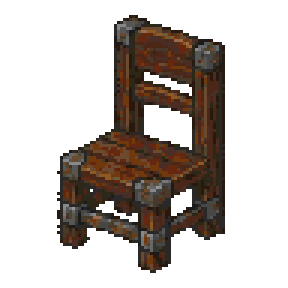
#> input picture tools/retrodiffusion/oryx_style_test/chair_96px_0.png, 96 x 96 px (shown 3 times larger)
$ python verify_props.py ../retrodiffusion/oryx_style_test/chair_96px_0.png
#> lines starting #> are read from the running program, lines starting #| are printed output that depends on the picture
#!/usr/bin/env python3
"""EVERY DECLARED PROP MUST DRAW, AND EVERY ONE MUST BE LIT.

The tier-two acceptance criterion routed here from the wall lane has two halves, and only one of
them is about the art:

    "the props session PASSES only if orc work is visible AS STANDING OBJECTS IN THE LIT RADIUS
     of the walked scene."

⚠ THIS EXISTS BECAUSE I MADE THE SAME MISTAKE TWICE IN ONE RUN. The first props scene put a second
marker at 5.4 tiles to test §8.3.1's repetition; it measured 17.97 against §13.8's floor of 36.7
and could not answer the question it was placed for. The next scene put the whole barricade family
at 4.0–4.5 tiles; they measured 22–32 and could not either. Both times the placement looked
obviously fine and both times it was dark.

A prop in the dark answers nothing, and remembering that is not a mechanism. So this refuses the
scene, and it refuses BEFORE a panel is seated rather than after five seats have ranked a frame
whose subject is invisible.

BOTH HALVES ARE BUILT NOW. `--drew` is the second one, and it took three tries to get an
honest control.

⚠ THE OBVIOUS CONTROL IS WRONG, AND IT ALREADY FOOLED THIS PROJECT ONCE. Capturing the scene
with the props REMOVED and diffing does not isolate the sprite: a blocking prop marks its cells,
and a marked cell changes what the floor composer lays under it (#128's pedestal suppression).
An earlier probe measured "pixels changed at the prop's cell", called it the sprite drawing, and
was measuring `MarkPropCell` repainting the floor.

THE CONTROL THAT IS HONEST keeps every prop declared, in place, blocking — so every cell is
marked and the floor underneath is composed identically — and swaps only the TILE IDS for a
reserved fully transparent tile. The scene is the same scene; the cells are the same cells; the
one thing that differs is whether a sprite is painted. Whatever changes between the two frames
is the sprite, and nothing else can be.

WHAT IT DOES MEASURE, in its first half: delivered luminance at every cell of every prop's
footprint, reporting the WORST cell. Anchor-only sampling was right while every prop was 1x1 and
became wrong the moment §12.2 allowed a 1x2 — the far cell of a tall prop is always the darker
one.

Usage: python3 tools/tier2_props/verify_props.py [frame.png]
"""
import io
import json
import os
import sys

import numpy as np
from PIL import Image

HERE = os.path.dirname(os.path.abspath(__file__))
REPO = os.path.dirname(os.path.dirname(HERE))
SPEC = os.path.join(REPO, "src/Presentation/assets/tier0_harness/scenes/tier1_props_review.json")
FRAME = os.path.join(REPO, "tools/tier1_floors/evidence/combined.png")

PERCEPTUAL_FLOOR = 36.7          # §13.8's 0.1440 on a 0..255 scale
GRID_X0, GRID_Y0, PITCH = 23, -190.5, 64


def lum(p):
    a = np.asarray(Image.open(p).convert("RGB"), dtype=float)
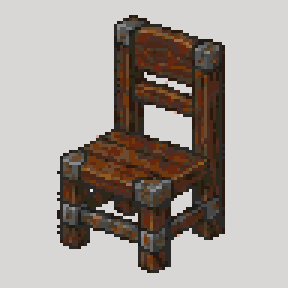
#> a: shape (96, 96, 3) float64 (shown 3 times larger); mean R, G, B 168.7, 160.8, 154.7
    return 0.2126 * a[:, :, 0] + 0.7152 * a[:, :, 1] + 0.0722 * a[:, :, 2]
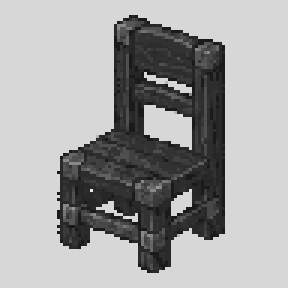
#> returned value: shape (96, 96) float64 (shown 3 times larger); min 21.14, max 232.2, mean 162.1


def cell(tx, ty):
    return int(round(GRID_X0 + PITCH * tx)), int(round(GRID_Y0 + PITCH * ty))


def main(frame=FRAME):
    L = lum(frame)
#> (the run stopped early here; a loop or call above may not have finished)

$ run again, on tools/retrodiffusion/oryx_style_test/chair_96px_2.png
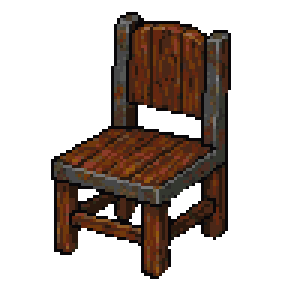
#> input picture tools/retrodiffusion/oryx_style_test/chair_96px_2.png, 96 x 96 px (shown 3 times larger)
#> in lum, `a = np.asarray(Image.open(p).convert("RGB"), dtype=float)`:
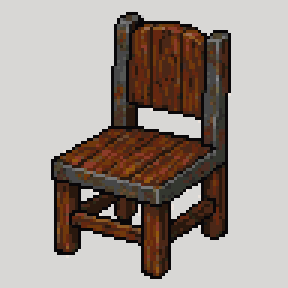
#> a: shape (96, 96, 3) float64 (shown 3 times larger); mean R, G, B 162.8, 152.1, 145.5
#> in lum, `return 0.2126 * a[:, :, 0] + 0.7152 * a[:, :, 1] + 0.0722 * a[:, :, 2]`:
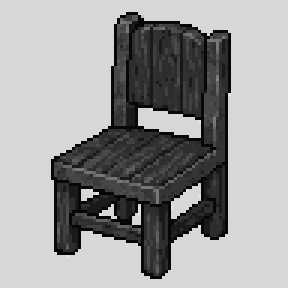
#> returned value: shape (96, 96) float64 (shown 3 times larger); min 7.57, max 227.4, mean 153.9

$ run again, on tools/retrodiffusion/oryx_style_test/chair_96px_3.png
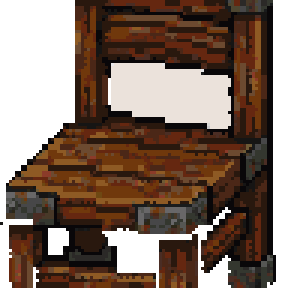
#> input picture tools/retrodiffusion/oryx_style_test/chair_96px_3.png, 96 x 96 px (shown 3 times larger)
#> in lum, `a = np.asarray(Image.open(p).convert("RGB"), dtype=float)`:
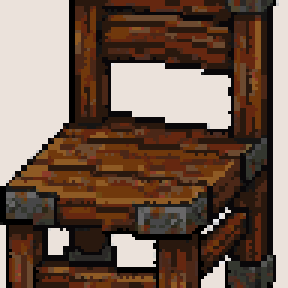
#> a: shape (96, 96, 3) float64 (shown 3 times larger); mean R, G, B 114.6, 92.2, 78.3
#> in lum, `return 0.2126 * a[:, :, 0] + 0.7152 * a[:, :, 1] + 0.0722 * a[:, :, 2]`:
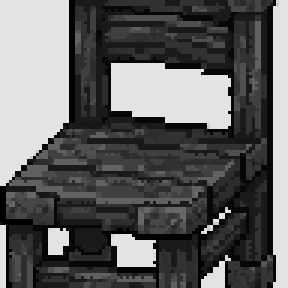
#> returned value: shape (96, 96) float64 (shown 3 times larger); min 0, max 232.2, mean 95.9

$ run again, on tools/retrodiffusion/oryx_style_test/table_96px_0.png
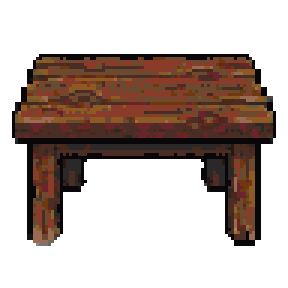
#> input picture tools/retrodiffusion/oryx_style_test/table_96px_0.png, 96 x 96 px (shown 3 times larger)
#> in lum, `a = np.asarray(Image.open(p).convert("RGB"), dtype=float)`:
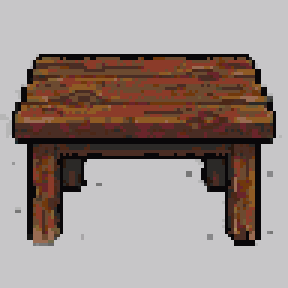
#> a: shape (96, 96, 3) float64 (shown 3 times larger); mean R, G, B 153.2, 138.5, 133.4
#> in lum, `return 0.2126 * a[:, :, 0] + 0.7152 * a[:, :, 1] + 0.0722 * a[:, :, 2]`:
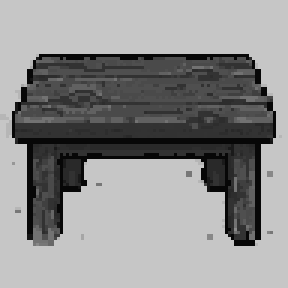
#> returned value: shape (96, 96) float64 (shown 3 times larger); min 7.57, max 198.4, mean 141.2
